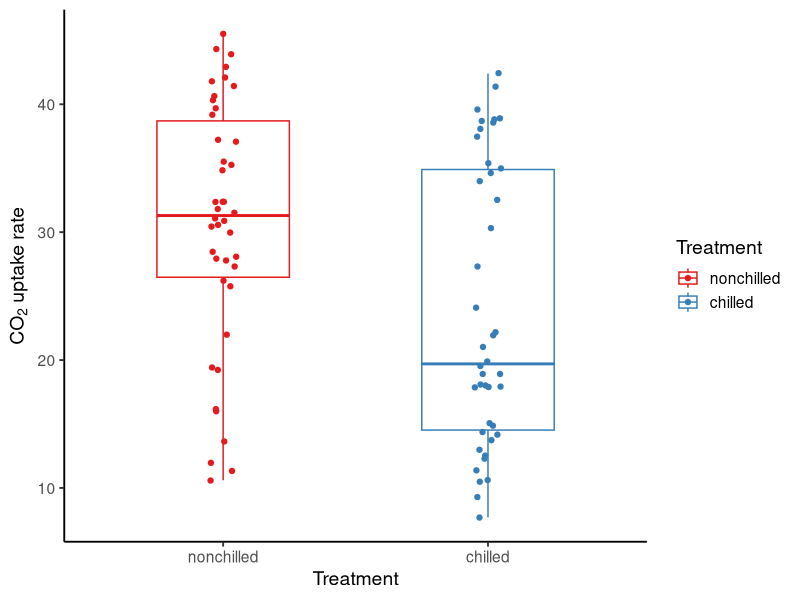
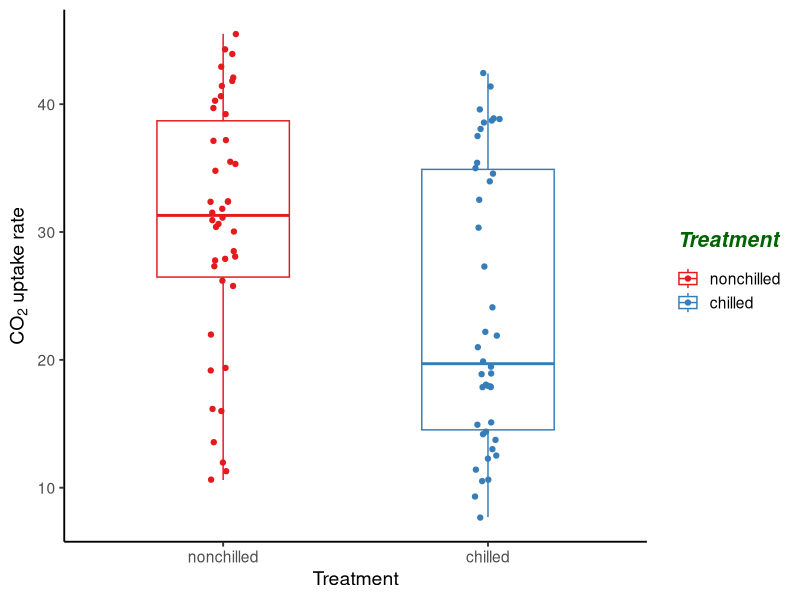
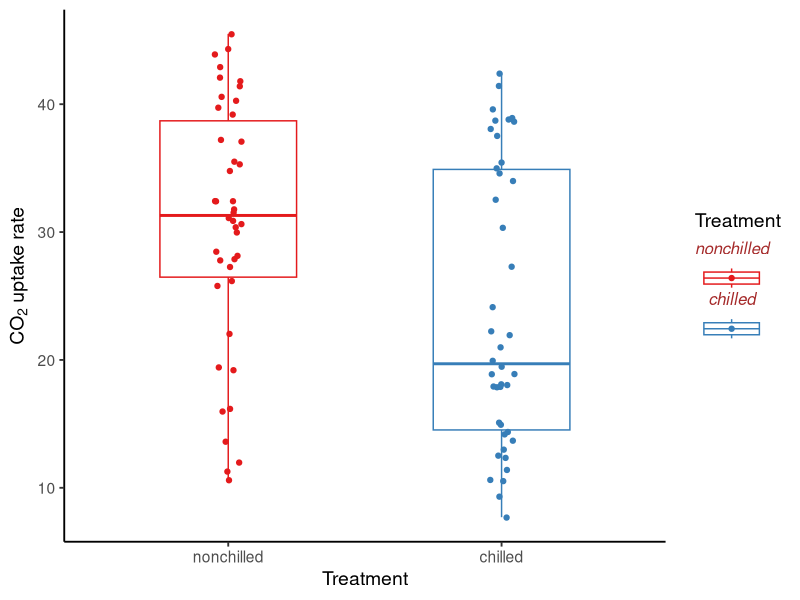
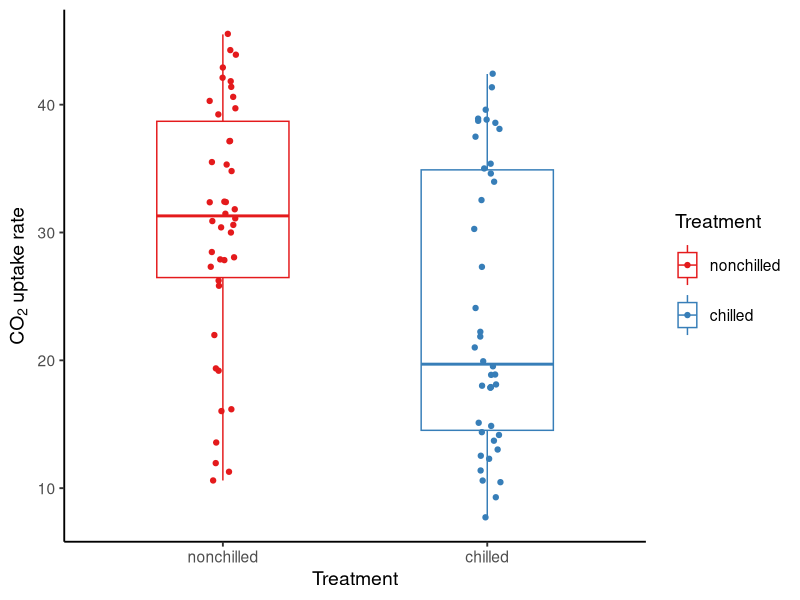
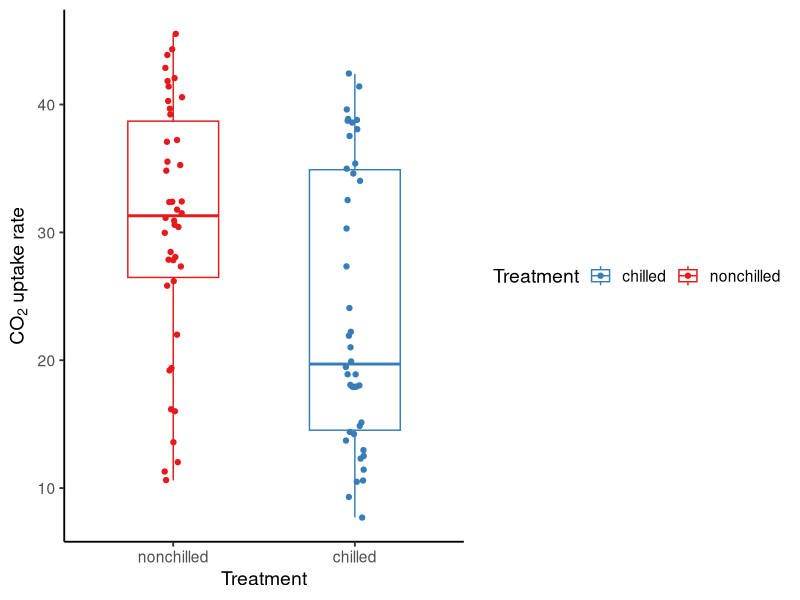
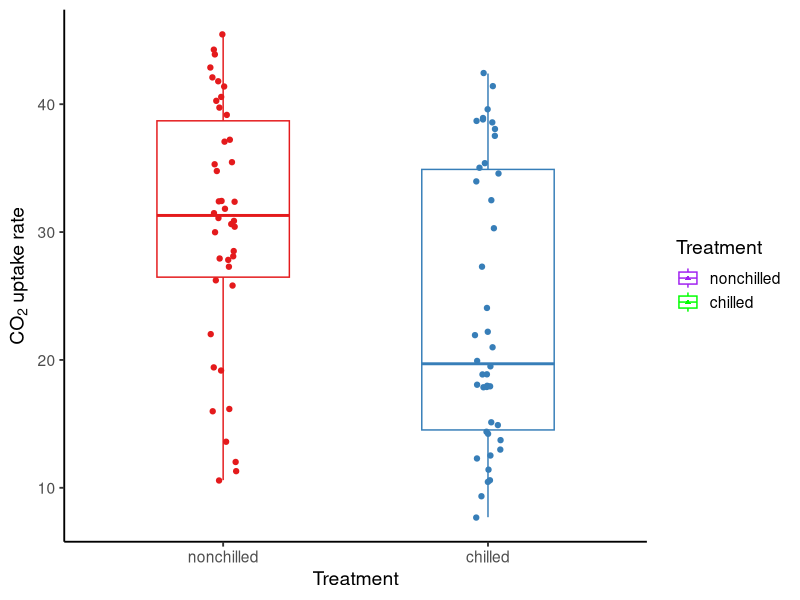
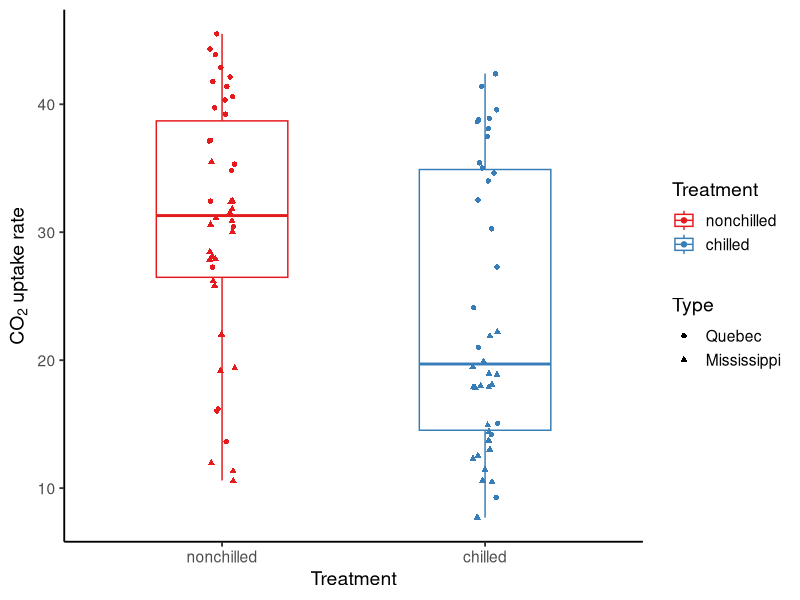
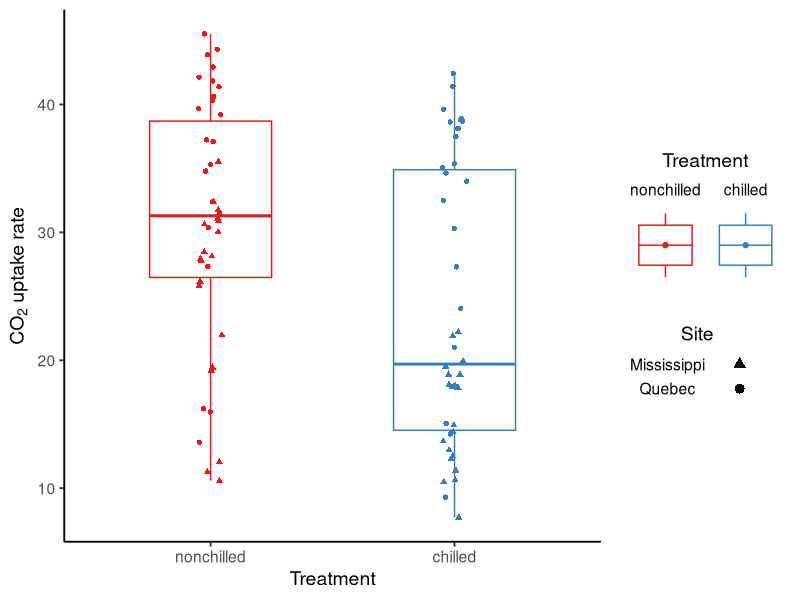

Recreate these plots in R, in order.
## ---- chunk 1
knitr::opts_chunk$set(message = F, 
                      error = F, 
                      warning = F,
                      fig.align = "center")

## ---- chunk 2
library(tidyverse)

### Boxplot of CO2 uptake rates by treatment
P <- ggplot(data = CO2) + 
  geom_boxplot(aes(x = Treatment, y = uptake, color = Treatment), width = 0.5) + 
  geom_point(aes(x = Treatment, y = uptake, color = Treatment), position = position_jitter(width = 0.05)) + 
  labs(x = "Treatment", y = expression(paste(CO[2], " uptake rate"))) + 
  theme_classic(base_size = 14) + 
  scale_color_brewer(palette = "Set1")

P
## ---- chunk 3
P + guides(color = guide_legend(title = "Treatment",  # name
                                title.position = "top",  # position
                                title.theme = element_text(size = 15, color = "darkgreen", face = "bold.italic"),  # text appearance
                                title.hjust = 0.5,  # horizontal alignment
                                title.vjust = 2))  # vertical alignment
  
## ---- chunk 4
P + guides(color = guide_legend(label = T,  # show the labels
                                label.position = "top",  # position
                                label.theme = element_text(size = 12, color = "brown", face = "italic"),  # text appearance
                                label.hjust = 0.5,  # horizontal alignment
                                label.vjust = 0.5))  # vertical alignment
  
## ---- chunk 5
P + guides(color = guide_legend(keywidth = unit(0.25, "inches"),
                                keyheight = unit(0.5, "inches")))
  
## ---- chunk 6
P + guides(color = guide_legend(direction = "horizontal",  # direction of the legend
                                nrow = 1,  # number of rows
                                ncol = 2,  # number of columns
                                byrow = T,  # arrange the legend items row by row 
                                reverse = T))  # reverse the legend items
  
## ---- chunk 7
P + guides(color = guide_legend(override.aes = list(color = c("purple", "green"),
                                                    shape = 17,
                                                    size = 1)))
  
## ---- chunk 8
### Different shapes for the two sites
P_multi_legend <- ggplot(data = CO2) + 
  geom_boxplot(aes(x = Treatment, y = uptake, color = Treatment), width = 0.5) + 
  geom_point(aes(x = Treatment, y = uptake, color = Treatment, shape = Type), position = position_jitter(width = 0.05)) + 
  labs(x = "Treatment", y = expression(paste(CO[2], " uptake rate"))) + 
  theme_classic(base_size = 14) + 
  scale_color_brewer(palette = "Set1")

P_multi_legend
## ---- chunk 9
P_multi_legend + guides(color = guide_legend(title.position = "top",
                                             title.hjust = 0.5,
                                             label.position = "top",
                                             keywidth = unit(0.7, "inches"),
                                             keyheight = unit(0.8, "inches"),
                                             direction = "horizontal",
                                             order = 1),
                        shape = guide_legend(title = "Site",
                                             title.hjust = 0.5,
                                             label.position = "left",
                                             label.hjust = 0.5,
                                             label.vjsut = 0.5,
                                             keywidth = unit(0.5, "inches"),
                                             reverse = T,
                                             override.aes = list(size = 3),
                                             order = 2)
                        )
